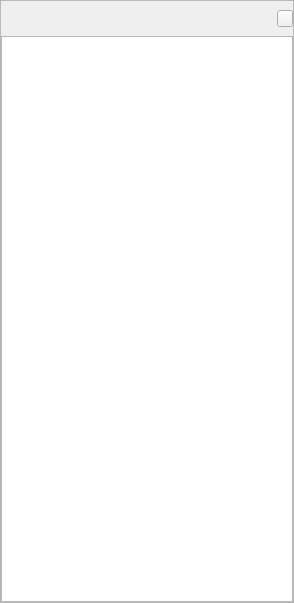
<?xml version="1.0" encoding="UTF-8"?>
<ui version="4.0">
 <class>CSimuListWidget</class>
 <widget class="QWidget" name="CSimuListWidget">
  <property name="geometry">
   <rect>
    <x>0</x>
    <y>0</y>
    <width>294</width>
    <height>603</height>
   </rect>
  </property>
  <property name="sizePolicy">
   <sizepolicy hsizetype="Fixed" vsizetype="Fixed">
    <horstretch>0</horstretch>
    <verstretch>0</verstretch>
   </sizepolicy>
  </property>
  <property name="minimumSize">
   <size>
    <width>0</width>
    <height>0</height>
   </size>
  </property>
  <property name="maximumSize">
   <size>
    <width>16777215</width>
    <height>16777215</height>
   </size>
  </property>
  <property name="windowTitle">
   <string>CSimuListWidget</string>
  </property>
  <property name="styleSheet">
   <string notr="true"/>
  </property>
  <layout class="QGridLayout" name="gridLayout_2">
   <property name="margin">
    <number>0</number>
   </property>
   <property name="spacing">
    <number>0</number>
   </property>
   <item row="0" column="0">
    <widget class="QFrame" name="SimuListFrame">
     <property name="frameShape">
      <enum>QFrame::StyledPanel</enum>
     </property>
     <property name="frameShadow">
      <enum>QFrame::Raised</enum>
     </property>
     <layout class="QGridLayout" name="gridLayout" rowstretch="0,1" rowminimumheight="0,0">
      <property name="margin">
       <number>0</number>
      </property>
      <property name="spacing">
       <number>0</number>
      </property>
      <item row="0" column="0">
       <layout class="QHBoxLayout" name="horizontalLayout">
        <item>
         <spacer name="horizontalSpacer">
          <property name="orientation">
           <enum>Qt::Horizontal</enum>
          </property>
          <property name="sizeHint" stdset="0">
           <size>
            <width>40</width>
            <height>35</height>
           </size>
          </property>
         </spacer>
        </item>
        <item>
         <widget class="QPushButton" name="CloseBtn">
          <property name="minimumSize">
           <size>
            <width>16</width>
            <height>17</height>
           </size>
          </property>
          <property name="maximumSize">
           <size>
            <width>16</width>
            <height>17</height>
           </size>
          </property>
          <property name="text">
           <string/>
          </property>
         </widget>
        </item>
       </layout>
      </item>
      <item row="1" column="0">
       <widget class="QTreeWidget" name="objectTreeWidget">
        <property name="sizePolicy">
         <sizepolicy hsizetype="Preferred" vsizetype="Preferred">
          <horstretch>0</horstretch>
          <verstretch>0</verstretch>
         </sizepolicy>
        </property>
        <property name="minimumSize">
         <size>
          <width>0</width>
          <height>0</height>
         </size>
        </property>
        <property name="maximumSize">
         <size>
          <width>16777215</width>
          <height>16777215</height>
         </size>
        </property>
        <property name="contextMenuPolicy">
         <enum>Qt::CustomContextMenu</enum>
        </property>
        <property name="verticalScrollBarPolicy">
         <enum>Qt::ScrollBarAsNeeded</enum>
        </property>
        <property name="horizontalScrollBarPolicy">
         <enum>Qt::ScrollBarAsNeeded</enum>
        </property>
        <property name="autoScroll">
         <bool>false</bool>
        </property>
        <property name="indentation">
         <number>14</number>
        </property>
        <property name="rootIsDecorated">
         <bool>true</bool>
        </property>
        <property name="uniformRowHeights">
         <bool>false</bool>
        </property>
        <property name="itemsExpandable">
         <bool>true</bool>
        </property>
        <property name="headerHidden">
         <bool>true</bool>
        </property>
        <property name="expandsOnDoubleClick">
         <bool>true</bool>
        </property>
        <property name="columnCount">
         <number>1</number>
        </property>
        <attribute name="headerMinimumSectionSize">
         <number>21</number>
        </attribute>
        <attribute name="headerStretchLastSection">
         <bool>true</bool>
        </attribute>
        <column>
         <property name="text">
          <string notr="true"/>
         </property>
        </column>
       </widget>
      </item>
     </layout>
    </widget>
   </item>
  </layout>
 </widget>
 <layoutdefault spacing="6" margin="11"/>
 <resources/>
 <connections/>
</ui>
